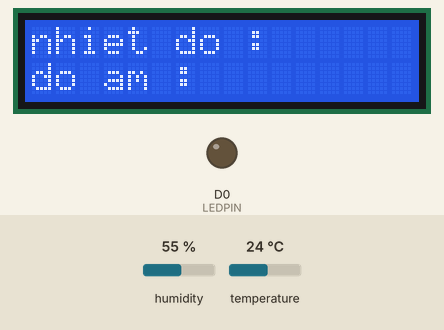
This sketch was run on a simulated ESP8266 (NodeMCU). Shown: 16×2 character LCD, output pins drawn as LEDs (lit = HIGH). Inputs (shaded band) come from the test bench; at power-on: humidity 55 %, temperature 24 °C. WiFi joins after 1.5 s; servers stay silent unless stated; what the sketch prints to the serial monitor is not drawn.

Above: at 0.1 s.
At 1.9 s:
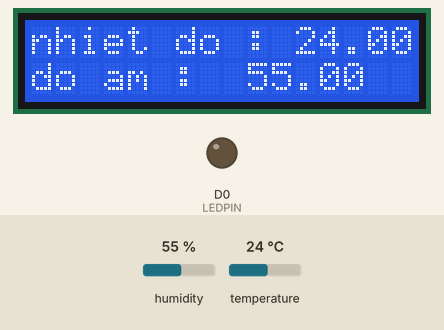

The sketch:

TESTDOAN.ino
```cpp
#include <DHT.h>  // Including library for dht
#include <ESP8266WiFi.h>
#include <Wire.h>
#include <LiquidCrystal_I2C.h>

LiquidCrystal_I2C lcd(0x27,16,2);
//0x27 là địa chỉ màn hình trong bus I2C.
//16 là số cột của màn hình
//2 là số dòng của màn hình

String apiKey = "L4UP07991VIZ8ZUW";       // Enter your Write API key from ThingSpeak
const char* ssid = "Dat Do";           // Give your wifi network name
const char* password = "trandatdo";   // Give your wifi network password
const char* server = "api.thingspeak.com";
#define DHTPIN D7       //pin D0 where the dht11 is connected
#define LEDPIN 16
DHT dht(DHTPIN, DHT11);
WiFiClient client;

void setup()
{
       Wire.begin();
       Serial.begin(115200);
       delay(10);

       lcd.begin (16,2); // for 16 x 2 LCD module
       lcd.backlight();
       lcd.setBacklight(HIGH);
       lcd.home (); // set cursor to 0,0
       lcd.print("nhiet do :");
       lcd.setCursor (0,1); // go to start of 2nd line
       lcd.print("do am :");            // Nhấp nháy con trỏ ở vị trí cuối cùng

       pinMode(LEDPIN,OUTPUT);
       dht.begin();
       Serial.println("Connecting to ");
       Serial.println(ssid);
       WiFi.begin(ssid, password);
      while (WiFi.status() != WL_CONNECTED)
     {
            delay(500);
            Serial.print(".");
     }
      Serial.println("");
      Serial.println("WiFi connected");
}

void loop()
{
      float h = dht.readHumidity();
      float t = dht.readTemperature();
              if (isnan(h) || isnan(t))
                 {
                     Serial.println("Failed to read from DHT sensor!");
                      return;
                 }
                         if (client.connect(server,80))   //   "184.106.153.149" or api.thingspeak.com
                      {
                             String postStr = apiKey;
                             postStr +="&field1=";
                             postStr += String(t);
                             postStr +="&field2=";
                             postStr += String(h);
                             postStr += "\r\n\r\n";

                             client.print("POST /update HTTP/1.1\n");
                             client.print("Host: api.thingspeak.com\n");
                             client.print("Connection: close\n");
                             client.print("X-THINGSPEAKAPIKEY: "+apiKey+"\n");
                             client.print("Content-Type: application/x-www-form-urlencoded\n");
                             client.print("Content-Length: ");
                             client.print(postStr.length());
                             client.print("\n\n");
                             client.print(postStr);

                             Serial.print("Temperature: ");
                             Serial.print(t);
                             Serial.print(" degrees Celcius, Humidity: ");
                             Serial.print(h);
                             Serial.println("%. Send to Thingspeak.");

                             // Hiển thị kết quả đo ra màn hình lcd 16x2
                             lcd.setCursor (11,0);
                             lcd.print(t);
                             lcd.setCursor (9,1); // go to start of 2nd line
                             lcd.print(h);

                             // Bật đèn nếu nhiệt độ cao hơn 30°C
                             if (t < 30) {
                              digitalWrite(LEDPIN, LOW);
                              Serial.println("The temp is low, turn on the led");
                             }
                            // Tắt đèn nếu nhiệt độ thấp hơn 30°C
                             else {
                               digitalWrite(LEDPIN, HIGH);
                               Serial.println("The temp is high, turn off the led");
                             }

                        }
          client.stop();

          Serial.println("Waiting...");

  // thingspeak needs minimum 15 sec delay between updates, i've set it to 30 seconds
  delay(30000);
}
```

Measured:
- what the display in image 0 shows lasts 1.7 s, from 0.1 s to 1.8 s
